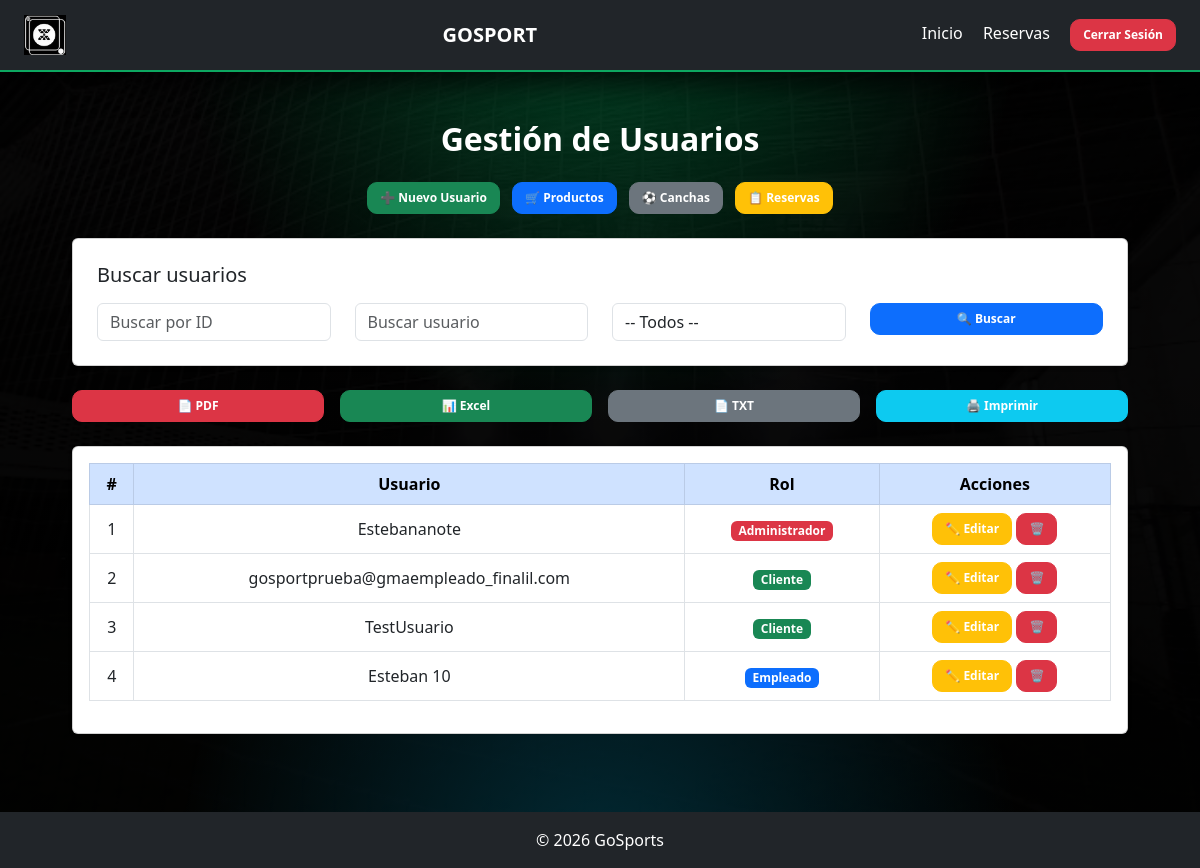
Page /usuarios/ (signed in) on the earlier database version.
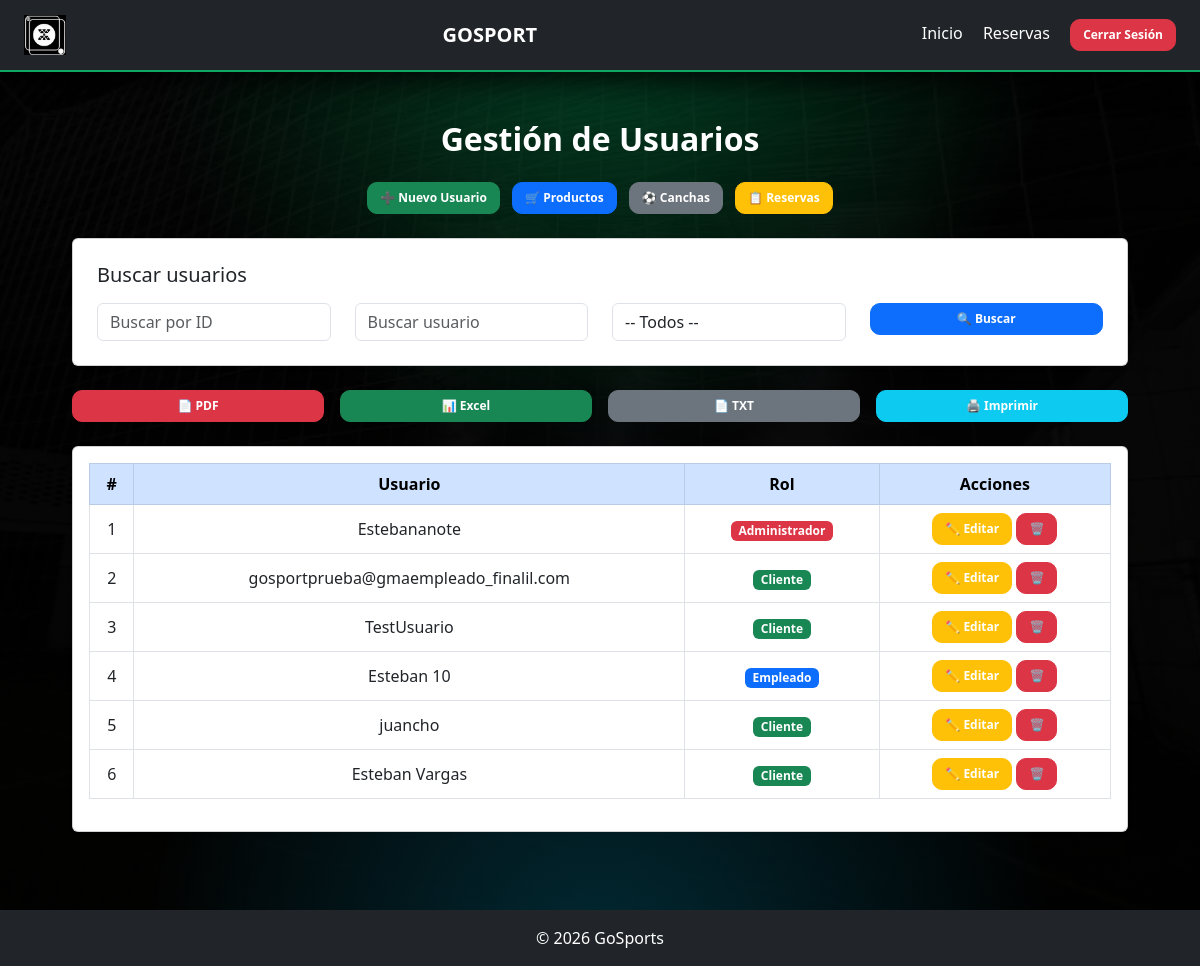
Same page on the later database version.
### usuarios/models.py (models this page shows)
class Usuario(models.Model):
    ROLES = (
        ('admin', 'Administrador'),
        ('empleado', 'Empleado'),
        ('cliente', 'Cliente'),
    )
    username = models.CharField(max_length=100)
    email = models.EmailField(blank=True, null=True)
    password = models.CharField(max_length=100)
    rol = models.CharField(max_length=20, choices=ROLES, default='cliente')

### usuarios/views.py (the view)
# urls.py: path('', views.lista_usuarios, name='lista_usuarios'),
@login_required
def lista_usuarios(request):
    if not (request.user.is_superuser or request.user.is_staff):
        messages.error(request, 'No tienes permiso para acceder a esta sección ❌')
        return redirect('reservas:home')
    usuarios = Usuario.objects.all()
    buscar_id = request.GET.get('id')
    buscar_usuario = request.GET.get('usuario')
    buscar_rol = request.GET.get('rol')
    if buscar_id:
        usuarios = usuarios.filter(id__icontains=buscar_id)
    if buscar_usuario:
        usuarios = usuarios.filter(username__icontains=buscar_usuario)
    if buscar_rol:
        usuarios = usuarios.filter(rol=buscar_rol)
    return render(request, 'usuario/lista_usuarios.html', {
        'usuarios': usuarios
    })

### templates/usuario/lista_usuarios.html (shortened to what the changed rows need)
{% load static %}
<!DOCTYPE html>
<html lang="es">
<head>
    <link href="https://cdn.jsdelivr.net/npm/bootstrap@5.3.0/dist/css/bootstrap.min.css" rel="stylesheet">
    <link rel="stylesheet" href="{% static 'css/lista_usuarios.css' %}">
</head>
<body>
<div class="container mt-5">
    <h2 class="text-center fw-bold mb-4">Gestión de Usuarios</h2>
    <div class="card shadow-sm p-3" id="tablaUsuarios">
        <div class="table-responsive">
            <table class="table table-bordered text-center align-middle">
                <thead class="table-primary">
                    <tr>
                        <th>#</th>
                        <th>Usuario</th>
                        <th>Rol</th>
                        <th class="no-print">Acciones</th>
                    </tr>
                </thead>
                <tbody>
                    {% for usuario in usuarios %}
                    <tr>
                        <td>{{ forloop.counter }}</td>
                        <td>{{ usuario.username }}</td>
                        <td>
                            <span class="badge
                                {% if usuario.rol == 'admin' %}bg-danger
                                {% elif usuario.rol == 'empleado' %}bg-primary
                                {% else %}bg-success
                                {% endif %}">
                                {{ usuario.get_rol_display }}
                            </span>
                        </td>
                        <td class="no-print">
                            <a href="{% url 'usuarios:editar_usuario' usuario.id %}" class="btn btn-warning btn-sm">
                                ✏️ Editar
                            </a>
                            <form action="{% url 'usuarios:eliminar_usuario' usuario.id %}" method="POST" style="display:inline;">
                                <button type="submit" class="btn btn-danger btn-sm"
                                    onclick="return confirm('¿Eliminar a {{ usuario.username }}?')">
                                    🗑️
                                </button>
                            </form>
                        </td>
                    </tr>
                    {% empty %}
                    <tr>
                        <td colspan="4">No hay usuarios registrados</td>
                    </tr>
                    {% endfor %}
                </tbody>
            </table>
        </div>
    </div>
</div>
</body>
</html>

Differences in the rows shown:
added Usuario: username "juancho", rol "Cliente"
added Usuario: username "Esteban Vargas", rol "Cliente"
